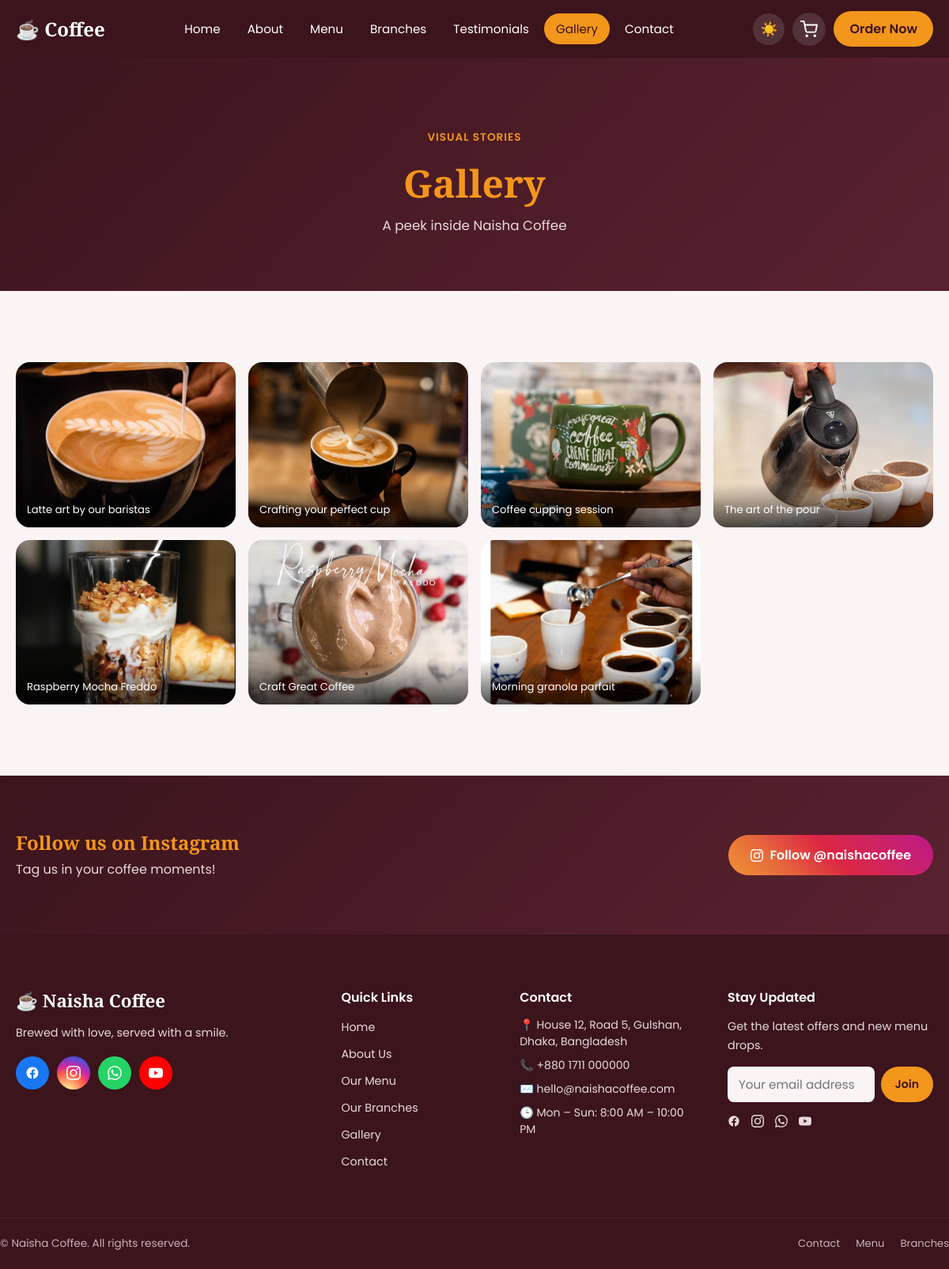
Page /gallery/ on the committed database.
### coffee/models.py (models this page shows, shortened)
class GalleryImage(models.Model):
    image = models.ImageField(upload_to="gallery/")
    caption = models.CharField(max_length=120, blank=True)
    order = models.PositiveIntegerField(default=0)
    class Meta:
        ordering = ["order", "-id"]

class SiteSettings(models.Model):
    site_name = models.CharField(max_length=60, default="Naisha Coffee")
    logo = models.ImageField(upload_to="branding/", blank=True, null=True)
    favicon = models.ImageField(upload_to="branding/", blank=True, null=True)
    hero_badge = models.CharField(max_length=60, default="Best Coffee In Town", blank=True)
    hero_title = models.CharField(max_length=120, default="Best Coffee")
    hero_subtitle = models.CharField(max_length=200, default="Make your day great with our special coffee!")
    hero_description = models.TextField(default="Welcome to our coffee paradise, where every bean tells a story and every cup sparks joy.")
    hero_image = models.ImageField(upload_to="branding/", blank=True, null=True)
    hero_button_text = models.CharField(max_length=40, default="Order Now")
    hero_button_link = models.CharField(max_length=200, default="#menu")
    hero_secondary_button_text = models.CharField(max_length=40, default="Contact Us", blank=True)
    hero_secondary_button_link = models.CharField(max_length=200, default="#contact", blank=True)
    about_title = models.CharField(max_length=120, default="Our Story")
    about_text = models.TextField(default="Founded with a love for great coffee, Naisha Coffee brings you freshly roasted beans, a cozy atmosphere and baristas who treat every cup like a craft.")
    about_image = models.ImageField(upload_to="branding/", blank=True, null=True)
    years_experience = models.PositiveIntegerField(default=5)
    cups_served = models.PositiveIntegerField(default=50000)
    happy_customers = models.PositiveIntegerField(default=12000)
    address = models.CharField(max_length=200, default="House 12, Road 5, Gulshan, Dhaka, Bangladesh")
    phone = models.CharField(max_length=40, default="+880 1234 567890")
    email = models.EmailField(default="hello@naishacoffee.com")
    opening_hours = models.CharField(max_length=200, default="Mon - Sun: 8:00 AM - 10:00 PM", blank=True)
    map_embed_url = models.URLField(blank=True, help_text="Google Maps embed URL (optional)")
    delivery_fee = models.DecimalField(
        max_digits=8, decimal_places=2, default=60,
        help_text="Flat delivery fee (৳) added to every order",
    )
    facebook_url = models.URLField(blank=True)
    instagram_url = models.URLField(blank=True)
    whatsapp_url = models.URLField(blank=True)
    youtube_url = models.URLField(blank=True)
    twitter_url = models.URLField(blank=True)
    footer_text = models.CharField(max_length=250, default="Brewed with love, served with a smile.", blank=True)
    copyright_text = models.CharField(max_length=150, default="© Naisha Coffee. All rights reserved.", blank=True)
    class Meta:
        verbose_name = "Site Settings"
        verbose_name_plural = "Site Settings"
    @classmethod
    def load(cls):
        obj, _ = cls.objects.get_or_create(pk=1)
        return obj

### coffee/views.py (the view)
# urls.py: path("gallery/", views.gallery, name="gallery"),
def gallery(request):
    context = site_context()
    context["gallery_images"] = GalleryImage.objects.all()
    context["cart_count"] = _cart_count(request)
    return render(request, "gallery.html", context)

### coffee/views.py (called while the page is built)
def site_context():
    return {"site": SiteSettings.load()}

def _get_cart(request):
    return request.session.get("cart", {})

def _cart_count(request):
    return sum(_get_cart(request).values())

### templates/gallery.html (shortened to what this page needs)
{% extends "base.html" %}
{% load static %}
{% block content %}
<section class="page-banner">
  <div class="section-content">
    <span class="section-tag">Visual Stories</span>
    <h1>Gallery</h1>
    <p>A peek inside Naisha Coffee</p>
  </div>
</section>
<section class="gallery-preview-section">
  <div class="section-content">
    <div class="gallery-grid">
      {% for g in gallery_images %}
      <div class="gallery-item" onclick="openLightbox('{{ g.image.url }}','{{ g.caption|escapejs }}')">
        <img src="{{ g.image.url }}" alt="{{ g.caption }}" loading="lazy">
        {% if g.caption %}<span class="gallery-caption">{{ g.caption }}</span>{% endif %}
      </div>
      {% empty %}
      <p class="empty-state" style="grid-column:1/-1">Gallery photos will appear here once added from the admin panel.</p>
      {% endfor %}
    </div>
  </div>
</section>
<section class="cta-section">
  <div class="section-content cta-flex">
    <div><h2>Follow us on Instagram</h2><p>Tag us in your coffee moments!</p></div>
    <a href="{{ site.instagram_url }}" target="_blank" rel="noopener" class="button insta-btn"> Follow @naishacoffee</a>
  </div>
</section>
{% endblock %}

### templates/base.html (shortened to what this page needs)
{% load static %}<!DOCTYPE html>
<html lang="en" data-theme="light">
<head>
<link rel="stylesheet" href="{% static 'css/style.css' %}?v=3">
</head>
<body>
<header class="site-header" id="siteHeader">
  <nav class="navbar section-content">
    <a href="{% url 'home' %}" class="nav-logo">
      <span class="logo-text">☕ Coffee</span>
    </a>
    <ul class="nav-menu" id="navMenu">
      <li><a href="{% url 'home' %}"         class="nav-link {% if request.resolver_match.url_name == 'home' %}active{% endif %}">Home</a></li>
      <li><a href="{% url 'about' %}"        class="nav-link {% if request.resolver_match.url_name == 'about' %}active{% endif %}">About</a></li>
      <li><a href="{% url 'menu' %}"         class="nav-link {% if request.resolver_match.url_name == 'menu' %}active{% endif %}">Menu</a></li>
      <li><a href="{% url 'branches' %}"     class="nav-link {% if request.resolver_match.url_name == 'branches' %}active{% endif %}">Branches</a></li>
      <li><a href="{% url 'testimonials' %}" class="nav-link {% if request.resolver_match.url_name == 'testimonials' %}active{% endif %}">Testimonials</a></li>
      <li><a href="{% url 'gallery' %}"      class="nav-link {% if request.resolver_match.url_name == 'gallery' %}active{% endif %}">Gallery</a></li>
      <li><a href="{% url 'contact' %}"      class="nav-link {% if request.resolver_match.url_name == 'contact' %}active{% endif %}">Contact</a></li>
    </ul>
    <div class="nav-actions">
      <button class="theme-toggle" id="themeToggle" aria-label="Toggle dark mode">
        <span class="icon-sun">☀️</span><span class="icon-moon">🌙</span>
      </button>
      <a href="{% url 'cart' %}" class="cart-link" aria-label="View cart">
        <svg width="22" height="22" viewBox="0 0 24 24" fill="none" stroke="currentColor" stroke-width="2" stroke-linecap="round" stroke-linejoin="round"><circle cx="9" cy="21" r="1"></circle><circle cx="20" cy="21" r="1"></circle><path d="M1 1h4l2.68 13.39a2 2 0 0 0 2 1.61h9.72a2 2 0 0 0 2-1.61L23 6H6"></path></svg>
      </a>
      <a href="{% url 'menu' %}" class="button order-now nav-order-btn">Order Now</a>
    </div>
  </nav>
</header>
<main>
{% block content %}{% endblock %}
</main>
<footer class="site-footer">
  <div class="section-content footer-grid">
    <div class="footer-col footer-brand">
      <h3 class="logo-text">☕ {{ site.site_name }}</h3>
      <p>{{ site.footer_text }}</p>
      <div class="social-icons">
        {% if site.facebook_url %}
        <a href="{{ site.facebook_url }}" target="_blank" rel="noopener" class="s-icon s-fb" aria-label="Facebook">
        </a>
        {% endif %}
        {% if site.instagram_url %}
        <a href="{{ site.instagram_url }}" target="_blank" rel="noopener" class="s-icon s-ig" aria-label="Instagram">
        </a>
        {% endif %}
        {% if site.whatsapp_url %}
        <a href="{{ site.whatsapp_url }}" target="_blank" rel="noopener" class="s-icon s-wa" aria-label="WhatsApp">
        </a>
        {% endif %}
        {% if site.youtube_url %}
        <a href="{{ site.youtube_url }}" target="_blank" rel="noopener" class="s-icon s-yt" aria-label="YouTube">
        </a>
        {% endif %}
      </div>
    </div>
    <div class="footer-col">
      <h4>Quick Links</h4>
      <ul>
        <li><a href="{% url 'home' %}">Home</a></li>
        <li><a href="{% url 'about' %}">About Us</a></li>
        <li><a href="{% url 'menu' %}">Our Menu</a></li>
        <li><a href="{% url 'branches' %}">Our Branches</a></li>
        <li><a href="{% url 'gallery' %}">Gallery</a></li>
        <li><a href="{% url 'contact' %}">Contact</a></li>
      </ul>
    </div>
    <div class="footer-col">
      <h4>Contact</h4>
      <ul class="footer-contact">
        <li>📍 {{ site.address }}</li>
        <li>📞 {{ site.phone }}</li>
        <li>✉️ {{ site.email }}</li>
        {% if site.opening_hours %}<li>🕒 {{ site.opening_hours }}</li>{% endif %}
      </ul>
    </div>
    <div class="footer-col">
      <h4>Stay Updated</h4>
      <p>Get the latest offers and new menu drops.</p>
      <form class="newsletter-form" onsubmit="return false;">
        <input type="email" placeholder="Your email address" required>
        <button type="submit" class="button order-now">Join</button>
      </form>
      <div class="footer-social-row">
        {% if site.facebook_url %}
        <a href="{{ site.facebook_url }}" target="_blank" rel="noopener" aria-label="Facebook">
        </a>
        {% endif %}
        {% if site.instagram_url %}
        <a href="{{ site.instagram_url }}" target="_blank" rel="noopener" aria-label="Instagram">
        </a>
        {% endif %}
        {% if site.whatsapp_url %}
        <a href="{{ site.whatsapp_url }}" target="_blank" rel="noopener" aria-label="WhatsApp">
        </a>
        {% endif %}
        {% if site.youtube_url %}
        <a href="{{ site.youtube_url }}" target="_blank" rel="noopener" aria-label="YouTube">
        </a>
        {% endif %}
      </div>
    </div>
  </div>
  <div class="footer-bottom section-content">
    <p>{{ site.copyright_text }}</p>
    <div class="footer-bottom-links">
      <a href="{% url 'contact' %}">Contact</a>
      <a href="{% url 'menu' %}">Menu</a>
      <a href="{% url 'branches' %}">Branches</a>
    </div>
  </div>
</footer>
</body>
</html>

### rows in the picture
GalleryImage: image (picture), caption "Latte art by our baristas"
GalleryImage: image (picture), caption "Crafting your perfect cup"
GalleryImage: image (picture), caption "Coffee cupping session"
GalleryImage: image (picture), caption "The art of the pour"
GalleryImage: image (picture), caption "Raspberry Mocha Freddo"
GalleryImage: image (picture), caption "Craft Great Coffee"
GalleryImage: image (picture), caption "Morning granola parfait"
SiteSettings: site_name "Naisha Coffee", footer_text "Brewed with love, served with a smile.", address "House 12, Road 5, Gulshan, Dhaka, Bangladesh", phone "+880 1711 000000", email "hello@naishacoffee.com", opening_hours "Mon – Sun: 8:00 AM – 10:00 PM", copyright_text "© Naisha Coffee. All rights reserved."
